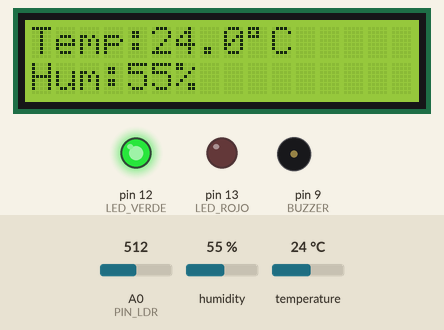
This sketch was run on a simulated Arduino Uno, built with avr-gcc and run on an emulated ATmega328P. Shown: 16×2 character LCD, output pins drawn as LEDs (lit = HIGH), buzzer (waves = sounding). Dashed ring = blinking. The test bench sets the inputs (shaded band); at power-on: humidity 55 %, A0 (PIN_LDR) = 512, temperature 24 °C. What the sketch prints to the serial monitor is not drawn.

Above: at 3.2 s.
3.3 s: humidity set to 73 %
At 7.6 s:
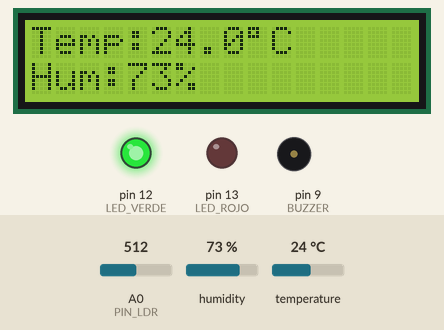
12.3 s: humidity set to 76 %
At 16.77 s:
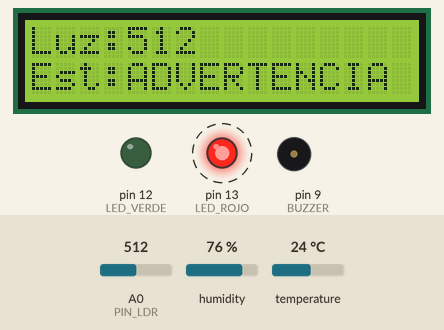
16.8 s: A0 (PIN_LDR) set to 683
At 20.37 s:
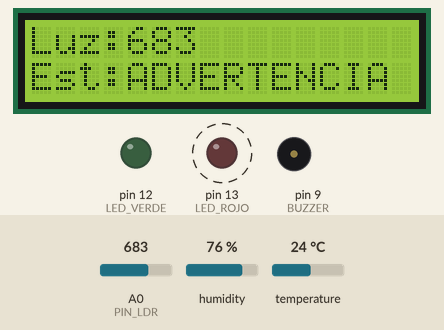
21.6 s: A0 (PIN_LDR) set to 708
At 25.1 s:
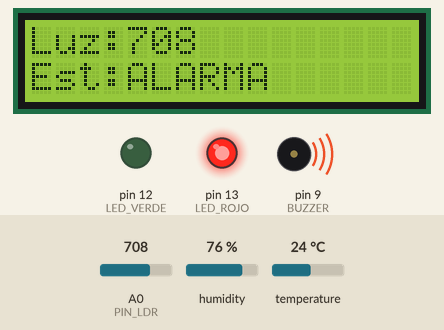
30.6 s: temperature set to 12 °C
At 34.8 s:
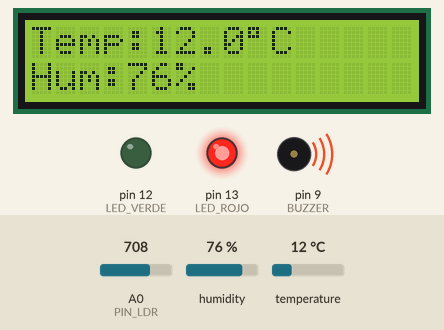
37.6 s: A0 (PIN_LDR) set to 716
At 40.9 s:
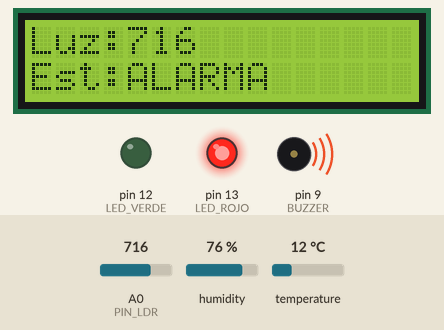
Timing chart, 0 to 42.4 s (numbered marks = the images above; inputs shaded):
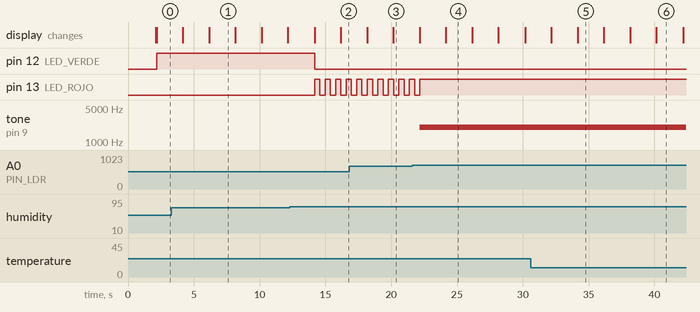

The sketch:

Codigo_final.ino
```cpp
#include <Wire.h>
#include <LiquidCrystal_I2C.h>
#include <DHT.h>

// Pines de entrada
#define DHTPIN 2
#define DHTTYPE DHT11
const byte PIN_LDR = A0;

// Pines de salida
const byte LED_VERDE = 12;
const byte LED_ROJO = 13;
const byte BUZZER = 9;

// Umbrales ajustados con las pruebas reales
const float TEMP_ADVERTENCIA = 30.0;
const float TEMP_ALARMA = 30.0;
const float HUM_ADVERTENCIA = 75.0;
const float HUM_ALARMA = 80.0;

// Pruebas observadas:
// luz normal ≈ 543 a 555  -> MONITOREO
// advertencia sugerida >= 620
// alarma sugerida >= 700
const int LUZ_ADVERTENCIA = 620;
const int LUZ_ALARMA = 700;

// Objetos de los dispositivos que ya funcionaron en el prototipo
DHT dht(DHTPIN, DHTTYPE);
LiquidCrystal_I2C lcd(0x27, 16, 2);

enum EstadoSistema {
  INICIAL,
  MONITOREO,
  ADVERTENCIA,
  ALARMA
};

EstadoSistema estado = INICIAL;
float temperatura = 0.0;
float humedad = 0.0;
int luminosidad = 0;
bool errorDHT = false;
bool vistaPrincipal = true;
unsigned long ultimaLectura = 0;
unsigned long ultimoParpadeo = 0;
bool rojoEncendido = false;

const unsigned long INTERVALO_LECTURA = 2000;
const unsigned long INTERVALO_PARPADEO = 400;

const char* nombreEstado(EstadoSistema e) {
  switch (e) {
    case INICIAL: return "INICIAL";
    case MONITOREO: return "MONITOREO";
    case ADVERTENCIA: return "ADVERTENCIA";
    case ALARMA: return "ALARMA";
  }
  return "DESCONOCIDO";
}

void limpiarLinea(byte fila) {
  lcd.setCursor(0, fila);
  lcd.print("                ");
  lcd.setCursor(0, fila);
}

void evaluarEstado() {
  // Un error de lectura se trata como alarma para hacerlo visible
  if (errorDHT) {
    estado = ALARMA;
  } else if (temperatura >= TEMP_ALARMA ||
             humedad >= HUM_ALARMA ||
             luminosidad >= LUZ_ALARMA) {
    estado = ALARMA;
  } else if (temperatura >= TEMP_ADVERTENCIA ||
             humedad >= HUM_ADVERTENCIA ||
             luminosidad >= LUZ_ADVERTENCIA) {
    estado = ADVERTENCIA;
  } else {
    estado = MONITOREO;
  }
}

void controlarAlarmas() {
  if (estado == MONITOREO) {
    digitalWrite(LED_VERDE, HIGH);
    digitalWrite(LED_ROJO, LOW);
    noTone(BUZZER);

  } else if (estado == ADVERTENCIA) {
    digitalWrite(LED_VERDE, LOW);
    noTone(BUZZER);

    // El LED rojo parpadea en Advertencia
    if (millis() - ultimoParpadeo >= INTERVALO_PARPADEO) {
      ultimoParpadeo = millis();
      rojoEncendido = !rojoEncendido;
      digitalWrite(LED_ROJO, rojoEncendido);
    }

  } else if (estado == ALARMA) {
    digitalWrite(LED_VERDE, LOW);
    digitalWrite(LED_ROJO, HIGH);
    tone(BUZZER, 2000);

  } else {
    digitalWrite(LED_VERDE, LOW);
    digitalWrite(LED_ROJO, LOW);
    noTone(BUZZER);
  }
}

void actualizarLCD() {
  if (errorDHT) {
    limpiarLinea(0);
    lcd.print("Error DHT11");
    limpiarLinea(1);
    lcd.print("Revise conexion");
    return;
  }

  // Se alternan dos vistas porque la pantalla tiene dos filas
  if (vistaPrincipal) {
    limpiarLinea(0);
    lcd.print("Temp:");
    lcd.print(temperatura, 1);
    lcd.print((char)223);
    lcd.print("C");

    limpiarLinea(1);
    lcd.print("Hum:");
    lcd.print(humedad, 0);
    lcd.print("%");
  } else {
    limpiarLinea(0);
    lcd.print("Luz:");
    lcd.print(luminosidad);

    limpiarLinea(1);
    lcd.print("Est:");
    lcd.print(nombreEstado(estado));
  }

  vistaPrincipal = !vistaPrincipal;
}

void enviarUART() {
  if (errorDHT) {
    Serial.print("Temperatura: ERROR | Humedad: ERROR");
  } else {
    Serial.print("Temperatura: ");
    Serial.print(temperatura, 1);
    Serial.print(" C | Humedad: ");
    Serial.print(humedad, 0);
    Serial.print(" %");
  }

  Serial.print(" | Luminosidad: ");
  Serial.print(luminosidad);
  Serial.print(" | Estado: ");
  Serial.println(nombreEstado(estado));
}

void leerSensores() {
  humedad = dht.readHumidity();
  temperatura = dht.readTemperature();
  luminosidad = analogRead(PIN_LDR);
  errorDHT = isnan(humedad) || isnan(temperatura);
}

void setup() {
  // Configuración de salidas en estado seguro
  pinMode(LED_VERDE, OUTPUT);
  pinMode(LED_ROJO, OUTPUT);
  pinMode(BUZZER, OUTPUT);
  digitalWrite(LED_VERDE, LOW);
  digitalWrite(LED_ROJO, LOW);
  noTone(BUZZER);

  // Inicialización de UART, DHT11 y LCD I2C
  Serial.begin(9600);
  dht.begin();
  lcd.init();
  lcd.backlight();

  lcd.setCursor(0, 0);
  lcd.print("Iniciando...");
  lcd.setCursor(0, 1);
  lcd.print("Estado INICIAL");

  Serial.println("Sistema iniciado");
  delay(2000);
  lcd.clear();
}

void loop() {
  // Lectura y actualización cada dos segundos
  if (millis() - ultimaLectura >= INTERVALO_LECTURA) {
    ultimaLectura = millis();
    leerSensores();
    evaluarEstado();
    actualizarLCD();
    enviarUART();
  }

  // Se atienden las salidas continuamente para permitir el parpadeo
  controlarAlarmas();
}
```

Measured:
- the behaviour switches between 74 and 75 % on humidity (found by bisection; images 1 and 2)
- the behaviour switches between 699 and 700 on A0 (PIN_LDR) (found by bisection; images 3 and 4)
- after the input at 3.3 s, the display: first differs from a run without the input after 2.9 s (image 1)
- after the input at 12.3 s, pin 12 (LED_VERDE): HIGH → LOW after 1.9 s; pin 13 (LED_ROJO): alternates HIGH for 0.40 s and LOW for 0.40 s, starting after 1.9 s; the display: first changes after 1.9 s (image 2 shows a later state)
- after the input at 16.8 s, the display: first differs from a run without the input after 3.4 s (image 3)
- after the input at 21.6 s, pin 13 (LED_ROJO): goes on until 22.2 s, then stays HIGH; tone on pin 9 (BUZZER): silent → 2000 Hz after 0.57 s; the display: first differs from a run without the input after 2.5 s (image 4)
- after the input at 30.6 s, the display: first differs from a run without the input after 3.6 s (image 5)
- after the input at 37.6 s, the display: first differs from a run without the input after 2.5 s (image 6)
